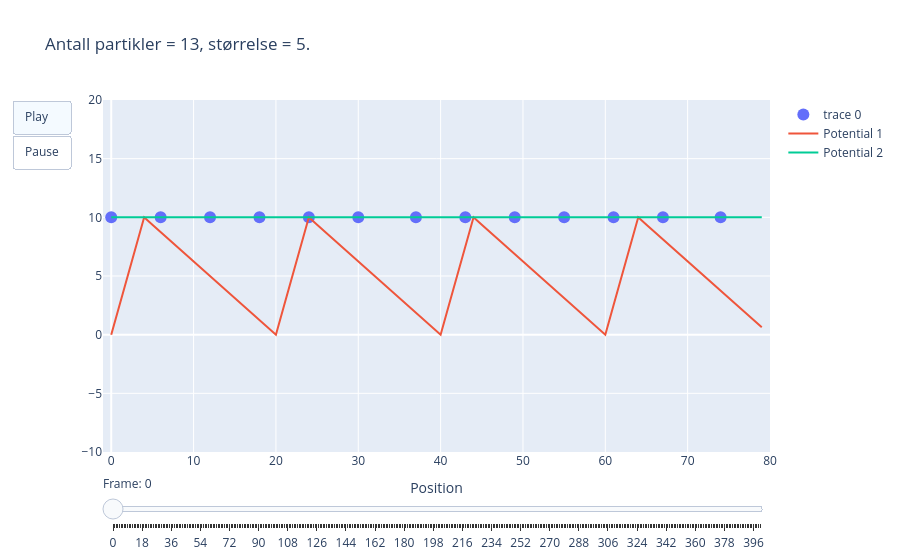

Notebook code cell kept with this figure:
### Code cell
params4a["Np"] = 13
params4a["b"] = 5
plotPositions(params4a)
